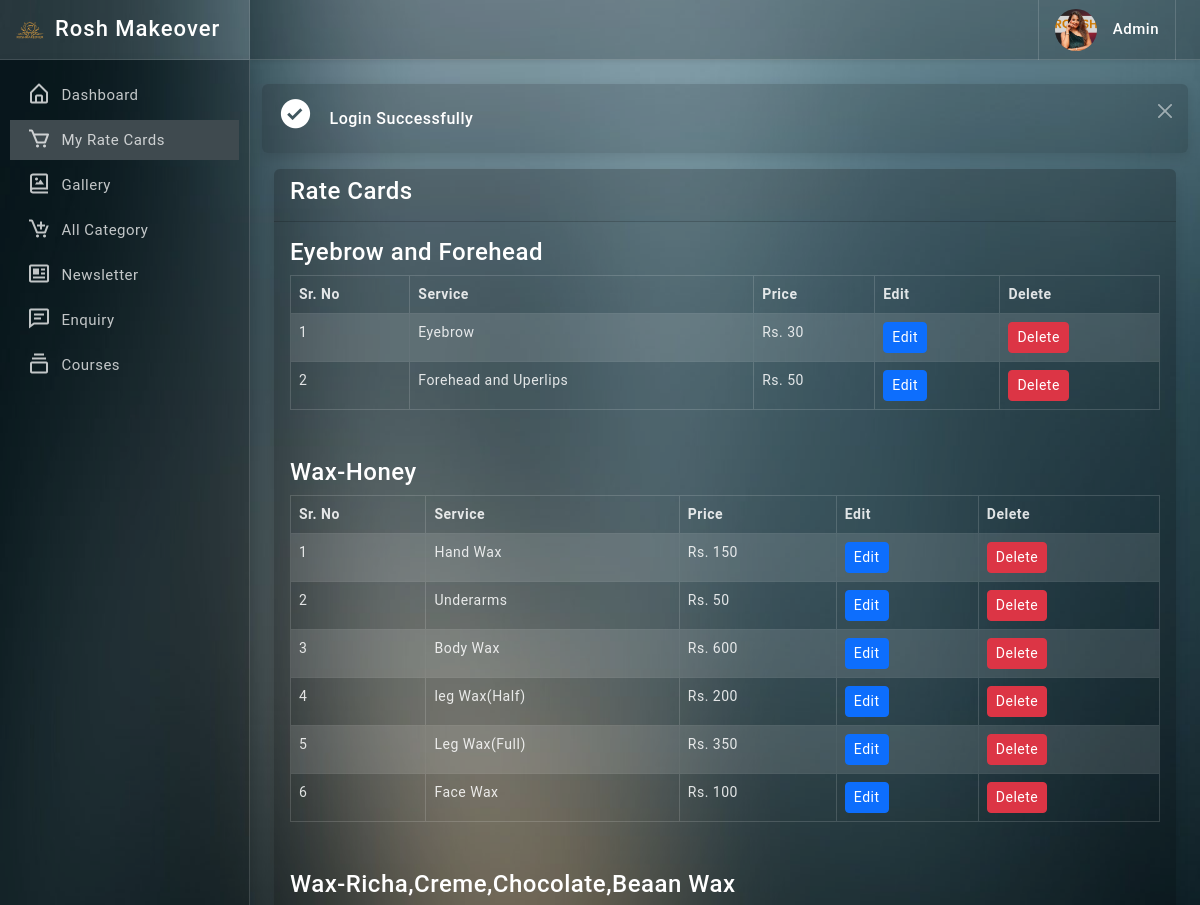
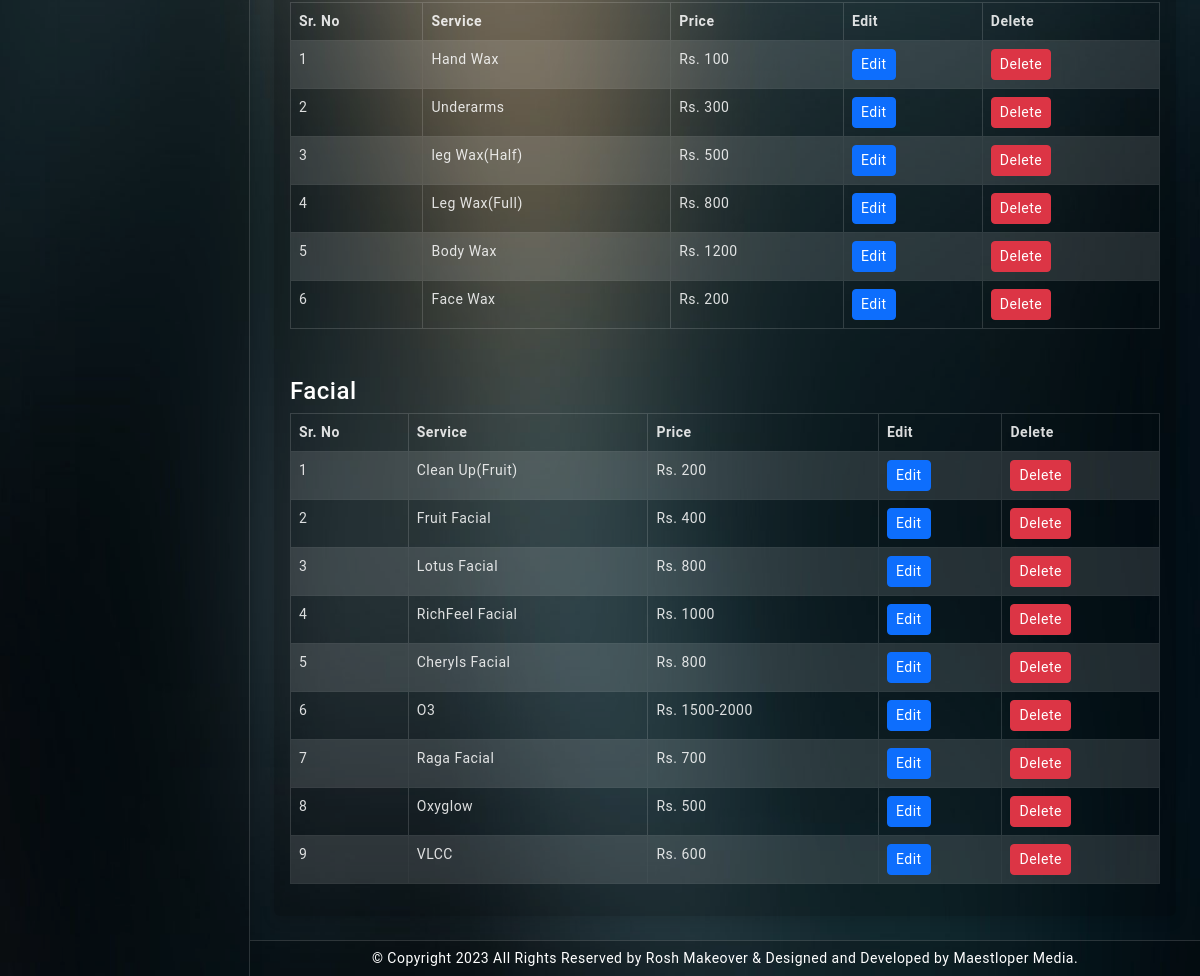
The page /admin/all-category.php (signed in) on the database its author committed (2 pictures, top to bottom).
### tables this page shows
CREATE TABLE `category1` (
  `id` int(11) NOT NULL,
  `service` varchar(191) NOT NULL,
  `price` varchar(191) NOT NULL
);

CREATE TABLE `category2` (
  `id` int(11) NOT NULL,
  `service` varchar(191) NOT NULL,
  `price` varchar(191) NOT NULL
);

CREATE TABLE `category3` (
  `id` int(11) NOT NULL,
  `service` varchar(191) NOT NULL,
  `price` varchar(191) NOT NULL
);

CREATE TABLE `category4` (
  `id` int(11) NOT NULL,
  `service` varchar(191) NOT NULL,
  `price` varchar(191) NOT NULL
);

### functions/myfunction.php (called while the page is built, shortened)
<?php
include('../config/dbcon.php');
function getAll($table){
    global $con;
    $query = "SELECT * FROM `$table`";
    return $query_run = mysqli_query($con, $query);
}
?>

### admin/all-category.php (the view, shortened to what this page needs)
<?php
include('include/header.php');
?>
<div class="page-wrapper">
    <div class="page-content">
        <div class="row">
        <?php if (isset($_SESSION['message'])) { ?>
            <div class="alert border-0 alert-dismissible fade show py-2">
				<div class="d-flex align-items-center">
					<div class="font-35 text-white"><i class='bx bxs-check-circle'></i></div>
					<div class="ms-3">
						<h6 class="mb-0 text-white"><?= $_SESSION['message']; ?></h6>
					</div>
				</div>
				<button type="button" class="btn-close" data-bs-dismiss="alert" aria-label="Close"></button>
			</div>
        <?php
        }
        ?>
            <div class="col-md-12">
                <div class="card">
                    <div class="card-header">
                        <h4>Rate Cards</h4>
                    </div>
                    <div class="card-body">
                        <h4>Eyebrow and Forehead</h4>
                        <table class="table table-bordered table-striped">
                            <thead>
                                <tr>
                                    <th>Sr. No</th>
                                    <th>Service</th>
                                    <th>Price</th>
                                    <th>Edit</th>
                                    <th>Delete</th>
                                </tr>
                            </thead>
                            <tbody>
                                <?php
                                    $category1 = getAll('category1');
                                    if(mysqli_num_rows($category1) > 0) {
                                        foreach($category1 as $item1) {
                                            ?>
                                                <tr>
                                                    <td><?= $item1['id']; ?></td>
                                                    <td><?= $item1['service']; ?></td>
                                                    <td>Rs. <?= $item1['price']; ?></td>
                                                    <td>
                                                        <a href="edit-category.php?id=<?= $item1['id']; ?>&service=<?= $item1['service']; ?>" class="btn btn-sm btn-primary">
                                                            Edit
                                                        </a>
                                                    </td>
                                                    <td>
                                                        <a href="delete-category.php?id=<?= $item1['id']; ?>&service=<?= $item1['service']; ?>&price=<?= $item1['price']; ?>&table=category1" class="btn btn-sm btn-danger">
                                                            Delete
                                                        </a>
                                                    </td>
                                                </tr>
                                            <?php
                                        }
                                    }
                                    else {
                                        echo '<tr><td colspan="4" style="text-align: center;">No Categories Found</td></tr>';
                                    }
                                ?>
                            </tbody>
                        </table>
                    </div>
                    <div class="card-body">
                        <h4>Wax-Honey</h4>
                        <table class="table table-bordered table-striped">
                            <thead>
                                <tr>
                                    <th>Sr. No</th>
                                    <th>Service</th>
                                    <th>Price</th>
                                    <th>Edit</th>
                                    <th>Delete</th>
                                </tr>
                            </thead>
                            <tbody>
                                <?php
                                    $category2 = getAll('category2');
                                    if(mysqli_num_rows($category2) > 0) {
                                        foreach($category2 as $item2) {
                                            ?>
                                                <tr>
                                                    <td><?= $item2['id']; ?></td>
                                                    <td><?= $item2['service']; ?></td>
                                                    <td>Rs. <?= $item2['price']; ?></td>
                                                    <td>
                                                        <a href="edit-category.php?id=<?= $item2['id']; ?>&service=<?= $item2['service']; ?>" class="btn btn-sm btn-primary">
                                                        Edit
                                                        </a>
                                                    </td>
                                                    <td>
                                                        <a href="delete-category.php?id=<?= $item2['id']; ?>&service=<?= $item2['service']; ?>&price=<?= $item2['price']; ?>&table=category2" class="btn btn-sm btn-danger">
                                                            Delete
                                                        </a>
                                                    </td>
                                                </tr>
                                            <?php
                                        }
                                    }
                                    else {
                                        echo '<tr><td colspan="4" style="text-align: center;">No Categories Found</td></tr>';
                                    }
                                ?>
                            </tbody>
                        </table>
                    </div>
                    <div class="card-body">
                        <h4>Wax-Richa,Creme,Chocolate,Beaan Wax</h4>
                        <table class="table table-bordered table-striped">
                            <thead>
                                <tr>
                                    <th>Sr. No</th>
                                    <th>Service</th>
                                    <th>Price</th>
                                    <th>Edit</th>
                                    <th>Delete</th>
                                </tr>
                            </thead>
                            <tbody>
                                <?php
                                    $category3 = getAll('category3');
                                    if(mysqli_num_rows($category3) > 0) {
                                        foreach($category3 as $item3) {
                                            ?>
                                                <tr>
                                                    <td><?= $item3['id']; ?></td>
                                                    <td><?= $item3['service']; ?></td>
                                                    <td>Rs. <?= $item3['price']; ?></td>
                                                    <td>
                                                        <a href="edit-category.php?id=<?= $item3['id']; ?>&service=<?= $item3['service']; ?>" class="btn btn-sm btn-primary">Edit</a>
                                                    </td>
                                                    <td>
                                                        <a href="delete-category.php?id=<?= $item3['id']; ?>&service=<?= $item3['service']; ?>&price=<?= $item3['price']; ?>&table=category3" class="btn btn-sm btn-danger">
                                                            Delete
                                                        </a>
                                                    </td>
                                                </tr>
                                            <?php
                                        }
                                    }
                                    else {
                                        echo '<tr><td colspan="4" style="text-align: center;">No Categories Found</td></tr>';
                                    }
                                ?>
                            </tbody>
                        </table>
                    </div>
                    <div class="card-body">
                        <h4>Facial</h4>
                        <table class="table table-bordered table-striped">
                            <thead>
                                <tr>
                                    <th>Sr. No</th>
                                    <th>Service</th>
                                    <th>Price</th>
                                    <th>Edit</th>
                                    <th>Delete</th>
                                </tr>
                            </thead>
                            <tbody>
                                <?php
                                    $category4 = getAll('category4');
                                    if(mysqli_num_rows($category4) > 0) {
                                        foreach($category4 as $item4) {
                                            ?>
                                                <tr>
                                                    <td><?= $item4['id']; ?></td>
                                                    <td><?= $item4['service']; ?></td>
                                                    <td>Rs. <?= $item4['price']; ?></td>
                                                    <td>
                                                        <a href="edit-category.php?id=<?= $item4['id']; ?>&service=<?= $item4['service']; ?>" class="btn btn-sm btn-primary">Edit</a>
                                                    </td>
                                                    <td>
                                                        <a href="delete-category.php?id=<?= $item4['id']; ?>&service=<?= $item4['service']; ?>&price=<?= $item4['price']; ?>&table=category4" class="btn btn-sm btn-danger">
                                                            Delete
                                                        </a>
                                                    </td>
                                                </tr>
                                            <?php
                                        }
                                    }
                                    else {
                                        echo '<tr><td colspan="4" style="text-align: center;">No Categories Found</td></tr>';
                                    }
                                ?>
                            </tbody>
                        </table>
                    </div>
                </div>
            </div>
        </div>
    </div>
</div>
<?php include('include/footer.php'); ?>

### admin/assets/css/app.css (style rules this page uses)
body { font-size: 14px; letter-spacing: .5px; font-family: Roboto, sans-serif; overflow-x: hidden }
a { text-decoration: none }
.page-wrapper { height: 100%; margin-top: 60px; margin-bottom: 0px; margin-left: 250px }
.page-content { padding: 1.5rem 1.5rem 0 1.5rem }
.font-35 { font-size: 35px }
.btn-close { filter: invert(1) grayscale(100%) brightness(200%); }
.bg-theme { background-size: 100% 100%; background-attachment: fixed; background-position: center; background-repeat: no-repeat; transition: background .2s; }
body.bg-theme2 { background-image: url(../images/bg-themes/2.png); }

### rows shown on the page
category1: id "1", service "Eyebrow", price "30"
category1: id "2", service "Forehead and Uperlips", price "50"
category2: id "1", service "Hand Wax", price "150"
category2: id "2", service "Underarms", price "50"
category2: id "3", service "Body Wax", price "600"
category2: id "4", service "leg Wax(Half)", price "200"
category2: id "5", service "Leg Wax(Full)", price "350"
category2: id "6", service "Face Wax", price "100"
category3: id "1", service "Hand Wax", price "100"
category3: id "2", service "Underarms", price "300"
category3: id "3", service "leg Wax(Half)", price "500"
category3: id "4", service "Leg Wax(Full)", price "800"
category3: id "5", service "Body Wax", price "1200"
category3: id "6", service "Face Wax", price "200"
category4: id "1", service "Clean Up(Fruit)", price "200"
category4: id "2", service "Fruit Facial", price "400"
category4: id "3", service "Lotus Facial", price "800"
category4: id "4", service "RichFeel Facial", price "1000"
category4: id "5", service "Cheryls Facial", price "800"
category4: id "6", service "O3", price "1500-2000"
category4: id "7", service "Raga Facial", price "700"
category4: id "8", service "Oxyglow", price "500"
category4: id "9", service "VLCC", price "600"

### other values the page prints
$_SESSION['message'] "Login Successfully"
